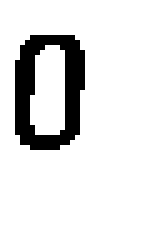
%> input picture Exp8 车牌识别/21312274 应一凡 图像处理实验八/5-carNumber/数字/0.bmp, 32 x 49 px (shown 5 times larger); its folder holds only this picture in this run
$ octave --eval "character_recognition;"   (GNU Octave 9; MATLAB toolbox functions it lacks are replaced by stand-ins)
%> lines starting %> are read from the running program, lines starting %| are printed output that depends on the picture; in (x1, y1, x2, y2) boxes, pixels count from 0 and x2, y2 are one past the last pixel; in counts of white or black regions, pixels touching at a corner belong together; the program's own positions count from 1
function character_recognition()

    %% 对原来的模板文件进行统一大小的操作
    % 指定文件夹路径
    folder_num = '5-carNumber/数字';
    folder_eng = '5-carNumber/英文';
    folder_chi = '5-carNumber/汉字';

    % 创建新的muban保存处理后的模板图片
    outputFolder = 'muban';
    if ~exist(outputFolder, 'dir')
        mkdir(outputFolder);
    end

    % 遍历数字文件夹中的图片
    fileList = dir(fullfile(folder_num, '*.bmp'));
    len_file1=length(fileList);
    for i = 1:length(fileList)
        filename = fullfile(folder_num, fileList(i).name);
        img = imread(filename);
%> img is the input picture: size 49x32x3 uint8; 88.7% white; 1 black region, box (x1, y1, x2, y2) and area: (3, 7, 17, 30) 177
        gray_img = rgb2gray(img);
        % 设定阈值
        threshold = 0.5;
        % 对灰度图像进行二值化
        binary_img = imbinarize(gray_img, threshold);
        % disp(binaryImage);
        % 找到二值化图像中黑色像素的坐标，用于裁剪操作，此操作用于提高识别正确率
        [row, col] = find(~binary_img);
%> row = 177 values from 8 to 30; col = 177 values from 4 to 17
        min_Row = min(row);  % 最小行坐标
%> min_Row = 8
        max_Row = max(row);  % 最大行坐标
%> max_Row = 30
        min_Col = min(col);  % 最小列坐标
%> min_Col = 4
        max_Col = max(col);  % 最大列坐标
%> max_Col = 17
        if i ~= 2
            enlarged_img = binary_img(min_Row:max_Row, min_Col:max_Col);  % 裁剪出黑色字母所在的区域
            resized_img = imresize(enlarged_img, [40, 30]);  % 大小统一化
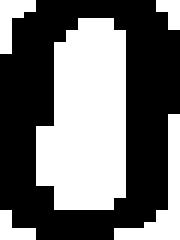
%> resized_img: size 40x30 logical (shown 6 times larger); 43.5% white; 5 white regions (2 under 20 px), largest, box (x1, y1, x2, y2) and area: (6, 3, 21, 35) 394, (19, 19, 30, 40) 68, (0, 0, 6, 9) 28
        else    %此裁剪法需要对数字1特殊处理
            enlarged_img = binary_img(min_Row:max_Row, 1:size(binary_img,2));  % 裁剪出黑色字母所在的区域
            resized_img = imresize(enlarged_img, [40, 30]);  % 大小统一化
        end
% [4 lines of commented-out code are left out]
        new_file_name = fullfile(outputFolder, strcat(num2str(i),'.jpg'));
        imwrite(resized_img, new_file_name);  % 保存处理后的模板图片
    end

    % 遍历字母文件夹中的图片，执行相同的操作
    fileList = dir(fullfile(folder_eng, '*.bmp'));
    len_file2=length(fileList);
    for i = 1:length(fileList)
        filename = fullfile(folder_eng, fileList(i).name);
        img = imread(filename);
        gray_img = rgb2gray(img);
        % 设定阈值
        threshold = 0.5;
        % 对灰度图像进行二值化
        binary_img = imbinarize(gray_img, threshold);
        [row, col] = find(~binary_img);  % 找到二值化图像中黑色像素的坐标
        min_Row = min(row);  % 最小行坐标
        max_Row = max(row);  % 最大行坐标
        min_Col = min(col);  % 最小列坐标
        max_Col = max(col);  % 最大列坐标
        if i ~= 9
            enlarged_img = binary_img(min_Row:max_Row, min_Col:max_Col);  % 裁剪出黑色字母所在的区域
            resized_img = imresize(enlarged_img, [40, 30]);  % 大小统一化
        else                 % 同理需对字母i进行特殊操作
            enlarged_img = binary_img(min_Row:max_Row, 1:size(binary_img,2));  % 裁剪出黑色字母所在的区域
            resized_img = imresize(enlarged_img, [40, 30]);  % 大小统一化
        end
        new_file_name = fullfile(outputFolder, strcat(num2str(len_file1+i),'.jpg'));
        imwrite(resized_img, new_file_name);
    end

    % 遍历汉字文件夹中的图片，执行相同的操作
    fileList = dir(fullfile(folder_chi, '*.bmp'));
    for i = 1:length(fileList)
        filename = fullfile(folder_chi, fileList(i).name);
        img = imread(filename);
        gray_img = rgb2gray(img);
        % 设定阈值
        threshold = 0.5;
        % 对灰度图像进行二值化
        binary_img = imbinarize(gray_img, threshold);
        [row, col] = find(~binary_img);  % 找到二值化图像中黑色像素的坐标
        min_Row = min(row);  % 最小行坐标
        max_Row = max(row);  % 最大行坐标
        min_Col = min(col);  % 最小列坐标
        max_Col = max(col);  % 最大列坐标
        if i == 13           % 此操作为提高正确率
            enlarged_img = binary_img(min_Row:max_Row, min_Col:max_Col);  % 裁剪出黑色字母所在的区域
            resized_img = imresize(enlarged_img, [40, 30]);  % 大小统一化
        else
            resized_img = imresize(binary_img, [40, 30]);    % 大小统一化
        end
        new_file_name = fullfile(outputFolder, strcat(num2str(len_file1+len_file2+i),'.jpg'));
        imwrite(resized_img, new_file_name);
    end

    %% 车牌识别（自由发挥）

    % 获取测试文件夹内所有图片用于识别
    fileList = dir(fullfile('test', '*.jpg'));
    length_2=length(fileList);
    num = 0;

    % 建立自动识别字符代码表，包括数字、英文字母和省份简称
    liccode=char(['0':'9' 'A':'Z' '赣湘浙粤沪闽苏皖桂辽黑吉鲁晋冀豫鄂琼川贵云津京藏港澳渝青甘']);

    figure;
    for i = length_2:-1:1
        % 读取测试图片
        img_test = imread(strcat('test/',num2str(i),'.jpg'));
        % 二值化处理，便于匹配模板
        img_test = imbinarize(img_test, threshold);

        if i>=length_2-4  % 根据位置匹配数字和英文
            % 初始化误差为最大值
            error=100000;
            for j=1:36
                % 读取数字和英文字母的模板
                img_muban=imread(strcat('muban/',num2str(j),'.','jpg'));
                img_muban = imbinarize(img_muban, threshold);
                % 计算测试图片和模板之间的误差
                temp=abs(img_test-img_muban);
                error_=sum(temp(:));
                % 选取最小的误差
                if error_<error
                    error=error_;
                    error_idx=j;
                end
            end
            % 找到最小的误差并记录下是哪个数字或字母，判断是否成功识别
            subplot(1,7,7-num);
            imshow(img_test);
            title(liccode(error_idx),'FontSize', 30, 'FontWeight', 'bold', 'Color', 'blue');

        elseif i==length_2-5  % 匹配英文字母
            % 初始化误差为最大值
            error=100000;
            for j=11:36  % 英文字母的编号从11开始
                % 读取英文字母的模板
                img_muban=imread(strcat('muban/',num2str(j),'.','jpg'));
                img_muban = imbinarize(img_muban, threshold);
                % 计算测试图片和模板之间的误差
                temp=abs(img_test-img_muban);
                error_=sum(temp(:));
                % 选取最小的误差
                if error_<error
                    error=error_;
                    error_idx=j;
                end
            end
            % 找到最小的误差并记录下是哪个字母，判断是否成功识别
            subplot(1,7,7-num);
            imshow(img_test);
            title(liccode(error_idx),'FontSize', 30, 'FontWeight', 'bold', 'Color', 'blue');

        else  % 匹配汉字
            % 初始化误差为最大值
            error=100000;
            for j=37:65  % 省份简称的编号从37开始
                % 读取省份简称的模板
                img_muban=imread(strcat('muban/',num2str(j),'.','jpg'));
                img_muban = imbinarize(img_muban, threshold);
                % 计算测试图片和模板之间的误差
                temp=abs(img_test-img_muban);
                error_=sum(temp(:));
                % 选取最小的误差
                if error_<error
                    error=error_;
                    error_idx=j;
                end
            end
            % 找到最小的误差并记录下是哪个省份简称，判断是否成功识别
            subplot(1,7,7-num);
            imshow(img_test);
            title(liccode(error_idx),'FontSize', 30, 'FontWeight', 'bold', 'Color', 'blue');
        end
        num = num+1;
        if num==7  % 车牌上只有七个字符，识别完成
            break;
        end
    end

end

$ run again, on Exp8 车牌识别/21312274 应一凡 图像处理实验八/5-carNumber/数字/6.bmp
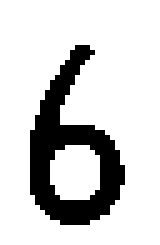
%> input picture Exp8 车牌识别/21312274 应一凡 图像处理实验八/5-carNumber/数字/6.bmp, 32 x 49 px (shown 5 times larger)
%> in character_recognition, img is the input picture: size 49x32x3 uint8; 81.3% white; 1 black region, box (x1, y1, x2, y2) and area: (6, 9, 25, 45) 293
%> row = 293 values from 10 to 45; col = 293 values from 7 to 25
%> min_Row = 10
%> max_Row = 45
%> min_Col = 7
%> max_Col = 25
%> in character_recognition, `resized_img = imresize(enlarged_img, [40, 30]);`:
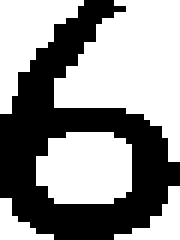
%> resized_img: size 40x30 logical (shown 6 times larger); 57.6% white; 1 black region, box (x1, y1, x2, y2) and area: (0, 0, 30, 40) 509

$ run again, on Exp8 车牌识别/21312274 应一凡 图像处理实验八/5-carNumber/数字/9.bmp
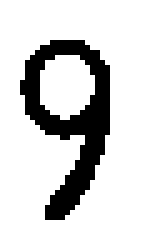
%> input picture Exp8 车牌识别/21312274 应一凡 图像处理实验八/5-carNumber/数字/9.bmp, 32 x 49 px (shown 5 times larger)
%> in character_recognition, img is the input picture: size 49x32x3 uint8; 83% white; 1 black region, box (x1, y1, x2, y2) and area: (4, 8, 22, 44) 267
%> row = 267 values from 9 to 44; col = 267 values from 5 to 22
%> min_Row = 9
%> max_Row = 44
%> min_Col = 5
%> max_Col = 22
%> in character_recognition, `resized_img = imresize(enlarged_img, [40, 30]);`:
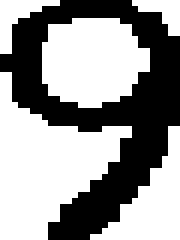
%> resized_img: size 40x30 logical (shown 6 times larger); 59.2% white; 1 black region, box (x1, y1, x2, y2) and area: (0, 0, 30, 40) 489

$ run again, on Exp8 车牌识别/21312274 应一凡 图像处理实验八/5-carNumber/数字/2.bmp
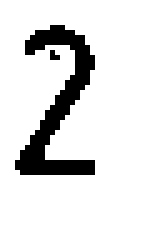
%> input picture Exp8 车牌识别/21312274 应一凡 图像处理实验八/5-carNumber/数字/2.bmp, 32 x 49 px (shown 5 times larger)
%> in character_recognition, img is the input picture: size 49x32x3 uint8; 88.2% white; 2 black regions (1 under 20 px), largest, box (x1, y1, x2, y2) and area: (3, 5, 19, 35) 182
%> row = 185 values from 6 to 35; col = 185 values from 4 to 19
%> min_Row = 6
%> max_Row = 35
%> min_Col = 4
%> max_Col = 19
%> in character_recognition, `resized_img = imresize(enlarged_img, [40, 30]);`:
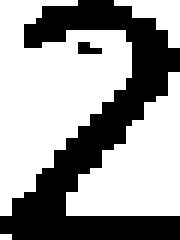
%> resized_img: size 40x30 logical (shown 6 times larger); 61.8% white; 2 black regions (1 under 20 px), largest, box (x1, y1, x2, y2) and area: (0, 0, 30, 40) 452

$ run again, on Exp8 车牌识别/21312274 应一凡 图像处理实验八/5-carNumber/数字/3.bmp
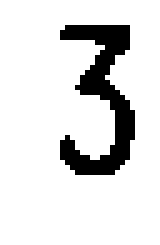
%> input picture Exp8 车牌识别/21312274 应一凡 图像处理实验八/5-carNumber/数字/3.bmp, 32 x 49 px (shown 5 times larger)
%> in character_recognition, img is the input picture: size 49x32x3 uint8; 87.1% white; 1 black region, box (x1, y1, x2, y2) and area: (12, 5, 27, 35) 203
%> row = 203 values from 6 to 35; col = 203 values from 13 to 27
%> min_Row = 6
%> max_Row = 35
%> min_Col = 13
%> max_Col = 27
%> in character_recognition, `resized_img = imresize(enlarged_img, [40, 30]);`:
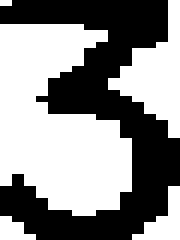
%> resized_img: size 40x30 logical (shown 6 times larger); 55% white; 1 black region, box (x1, y1, x2, y2) and area: (0, 0, 30, 40) 540
